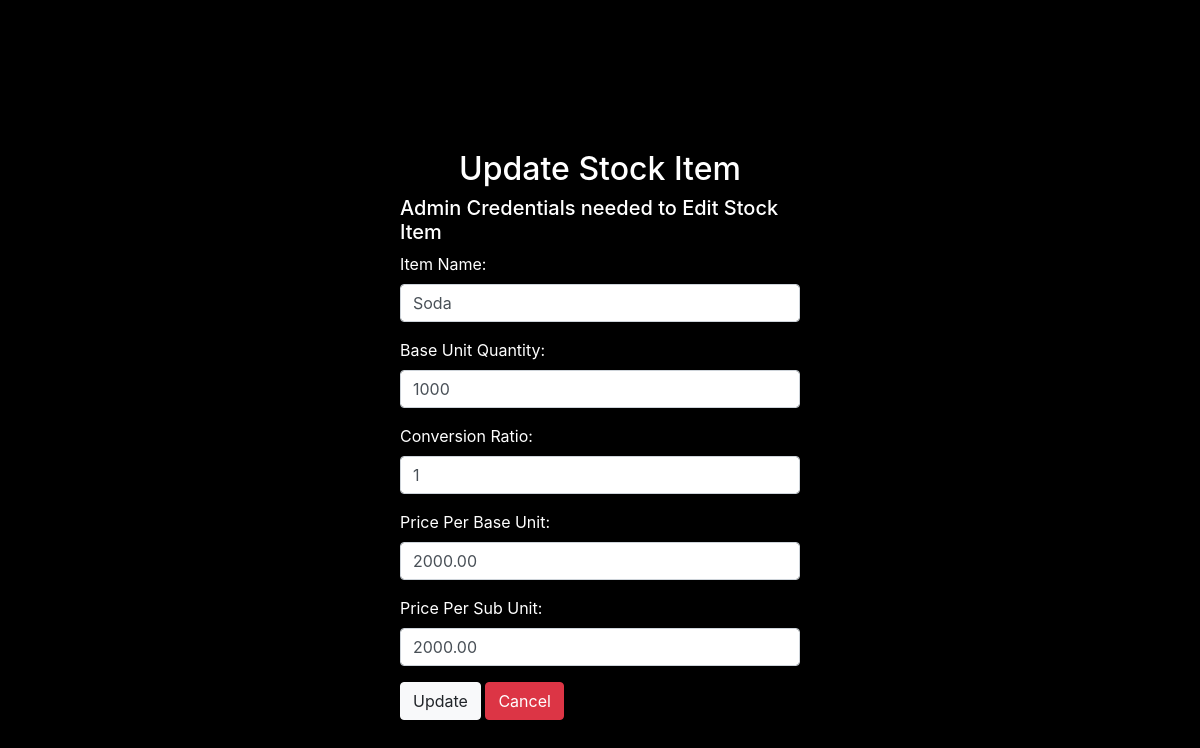
The app's page /adminSide/stockCrud/updateStock.php?id=1 (signed in) with its own data.
### tables this page shows
CREATE TABLE `stock` (
  `ItemID` int(11) NOT NULL,
  `ItemName` varchar(255) NOT NULL,
  `BaseUnitQuantity` int(11) NOT NULL,
  `ConversionRatio` int(11) NOT NULL,
  `AggregateQuantity` int(11) GENERATED ALWAYS AS (`BaseUnitQuantity` * `ConversionRatio`) STORED,
  `PricePerBaseUnit` decimal(10,2) NOT NULL,
  `PricePerSubUnit` decimal(10,2) NOT NULL,
  `LastUpdated` timestamp NOT NULL DEFAULT current_timestamp() ON UPDATE current_timestamp(),
  `BaseUnitName` varchar(50) NOT NULL DEFAULT 'Bottle',
  `AggregateUnitName` varchar(50) NOT NULL DEFAULT 'Tot'
);

### adminSide/stockCrud/updateStock.php (the view, shortened to what this page needs)
<?php
require_once "../config.php";
$itemID = $itemName = $baseUnitQuantity = $conversionRatio = $pricePerBaseUnit = $pricePerSubUnit = "";
if (isset($_GET['id']) && !empty($_GET['id'])) {
    $sql = "SELECT * FROM stock WHERE ItemID = ?";
    if ($stmt = mysqli_prepare($link, $sql)) {
        mysqli_stmt_bind_param($stmt, "i", $param_itemID);
        if (mysqli_stmt_execute($stmt)) {
            $result = mysqli_stmt_get_result($stmt);
            if (mysqli_num_rows($result) == 1) {
                $row = mysqli_fetch_assoc($result);
                $itemName = $row['ItemName'];
                $baseUnitQuantity = $row['BaseUnitQuantity'];
                $conversionRatio = $row['ConversionRatio'];
                $pricePerBaseUnit = $row['PricePerBaseUnit'];
                $pricePerSubUnit = $row['PricePerSubUnit'];
            } else {
                echo "Stock item not found.";
                exit();
            }
        } else {
            echo "Error retrieving stock item details.";
            exit();
        }
    }
}
?>
<!DOCTYPE html>
<html lang="en">
<head>
    <link rel="stylesheet" href="https://stackpath.bootstrapcdn.com/bootstrap/4.5.2/css/bootstrap.min.css">
</head>
<body>
    <div class="login-container">
        <div class="login_wrapper">
            <div class="wrapper">
                <h2 style="text-align: center;">Update Stock Item</h2>
                <h5>Admin Credentials needed to Edit Stock Item</h5>
                <form action="" method="post">
                    <div class="form-group">
                        <label for="itemName" class="form-label">Item Name:</label>
                        <input type="text" name="itemName" id="itemName" class="form-control" placeholder="Enter item name" value="<?php echo htmlspecialchars($itemName); ?>" required>
                    </div>
                    <div class="form-group">
                        <label for="baseUnitQuantity" class="form-label">Base Unit Quantity:</label>
                        <input type="number" name="baseUnitQuantity" id="baseUnitQuantity" class="form-control" placeholder="Enter base unit quantity" value="<?php echo htmlspecialchars($baseUnitQuantity); ?>" required>
                    </div>
                    <div class="form-group">
                        <label for="conversionRatio" class="form-label">Conversion Ratio:</label>
                        <input type="number" name="conversionRatio" id="conversionRatio" class="form-control" placeholder="Enter conversion ratio" value="<?php echo htmlspecialchars($conversionRatio); ?>" required>
                    </div>
                    <div class="form-group">
                        <label for="pricePerBaseUnit" class="form-label">Price Per Base Unit:</label>
                        <input type="number" step="0.01" name="pricePerBaseUnit" id="pricePerBaseUnit" class="form-control" placeholder="Enter price per base unit" value="<?php echo htmlspecialchars($pricePerBaseUnit); ?>" required>
                    </div>
                    <div class="form-group">
                        <label for="pricePerSubUnit" class="form-label">Price Per Sub Unit:</label>
                        <input type="number" step="0.01" name="pricePerSubUnit" id="pricePerSubUnit" class="form-control" placeholder="Enter price per sub unit" value="<?php echo htmlspecialchars($pricePerSubUnit); ?>" required>
                    </div>
                    <div class="form-group">
                        <button class="btn btn-light" type="submit" name="submit" value="submit">Update</button>
                        <a class="btn btn-danger" href="../panel/stock-panel.php">Cancel</a>
                    </div>
                </form>
            </div>
        </div>
    </div>
</body>
</html>

### adminSide/stockCrud/updateStock.php (style rules this page uses)
body { display: flex; justify-content: center; align-items: center; background-color: black; color: white; }
.login-container { padding: 50px; border-radius: 10px; margin: 100px auto; max-width: 500px; }

### records on screen
stock: itemName "Soda", baseUnitQuantity "1000", conversionRatio "1", pricePerBaseUnit "2000.00", pricePerSubUnit "2000.00"
